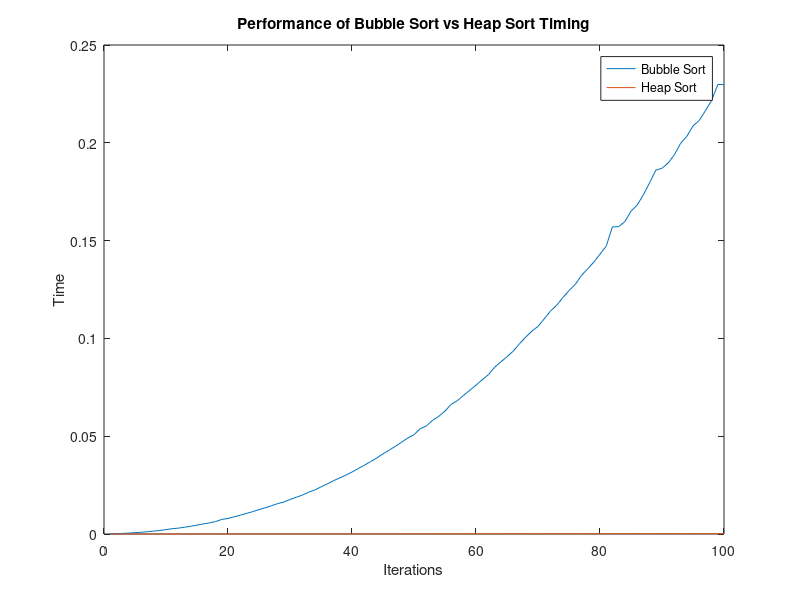

Write the MATLAB code that produced this figure.
clc 
close all 
clear all

Bubble_Sort = csvread('insert_sort_performance_bubblesort_dataSetA.csv');
Heap_Sort = csvread('insert_sort_performance_heapsort_dataSetA.csv');
col1 = Bubble_Sort(:, 1);
col2 = Heap_Sort(:,1);
x = 1:1:100;
plot(x, col1)
hold on
plot(x, col2)
xlabel('Iterations');
ylabel('Time');
title('Performance of Bubble Sort vs Heap Sort Timing');
legend('Bubble Sort', 'Heap Sort');